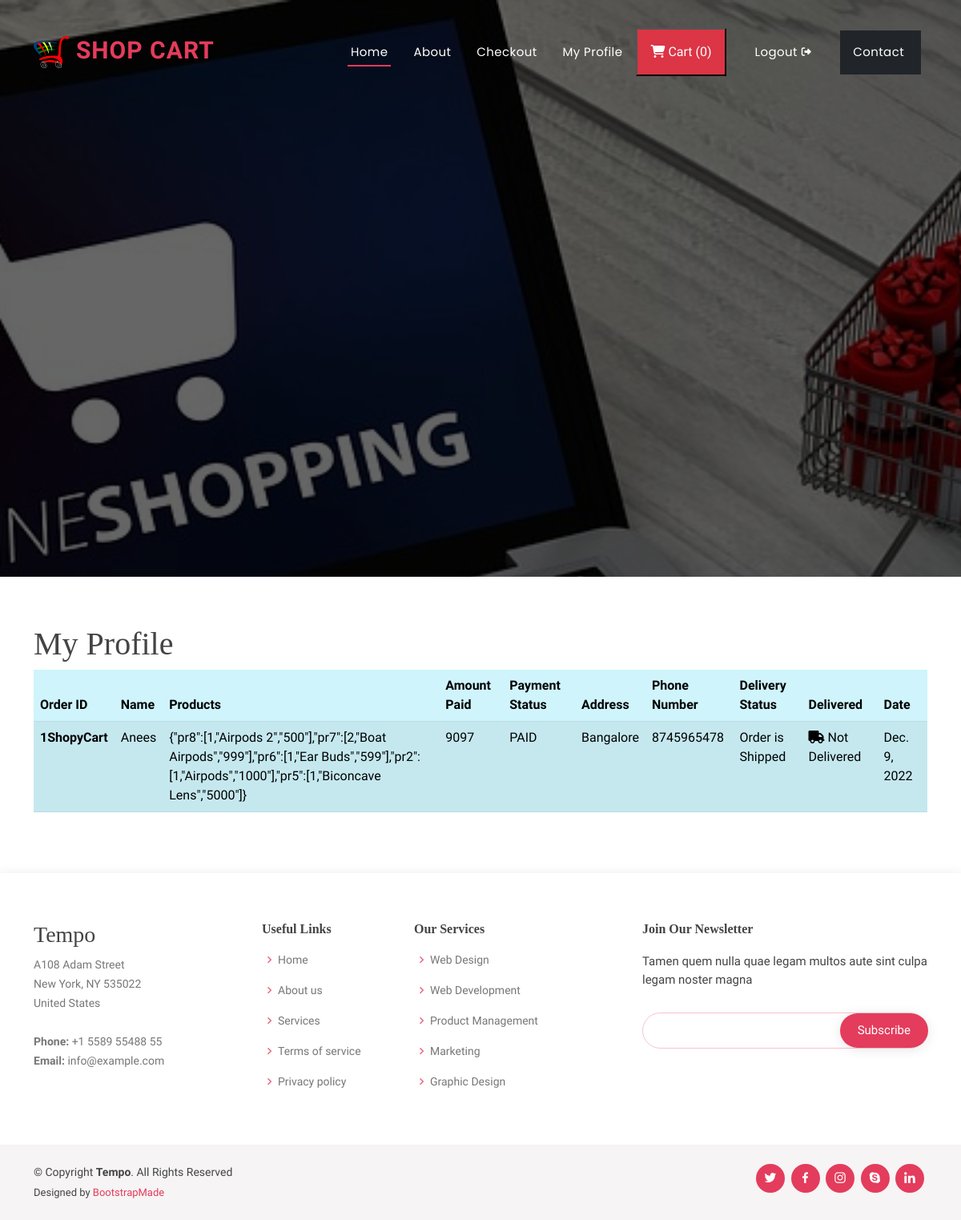
/profile (signed in), run on an earlier commit of the app's database.
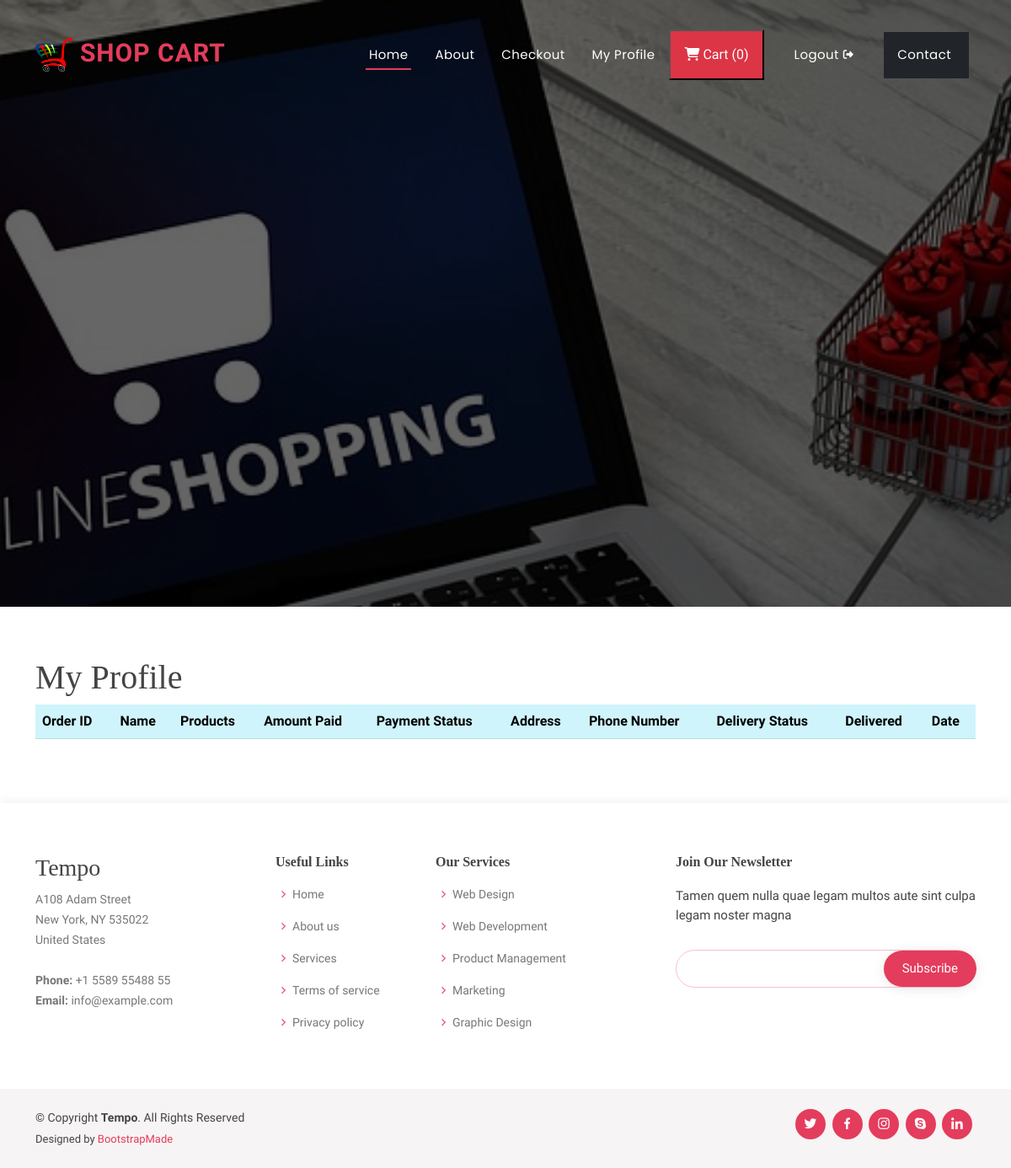
And on a later commit of the database.
### ecommerceapp/models.py (models this page shows, shortened)
class Orders(models.Model):
    order_id = models.AutoField(primary_key=True)
    items_json =  models.CharField(max_length=5000)
    amount = models.IntegerField(default=0)
    name = models.CharField(max_length=90)
    email = models.CharField(max_length=90)
    address1 = models.CharField(max_length=200)
    address2 = models.CharField(max_length=200)
    city = models.CharField(max_length=100)
    state = models.CharField(max_length=100)
    zip_code = models.CharField(max_length=100)
    oid=models.CharField(max_length=150,blank=True)
    amountpaid=models.CharField(max_length=500,blank=True,null=True)
    paymentstatus=models.CharField(max_length=20,blank=True)
    phone = models.CharField(max_length=100,default="")

class OrderUpdate(models.Model):
    update_id = models.AutoField(primary_key=True)
    order_id = models.IntegerField(default="")
    update_desc = models.CharField(max_length=5000)
    delivered=models.BooleanField(default=False)
    timestamp = models.DateField(auto_now_add=True)

### ecommerceapp/views.py (the view)
# urls.py: path('profile',views.profile,name="profile"),
def profile(request):
    if not request.user.is_authenticated:
        messages.warning(request,"Login & Try Again")
        return redirect('/auth/login')
    currentuser=request.user.username
    items=Orders.objects.filter(email=currentuser)
    status=[]
    for i in items:
        print(i.oid)
        if i.oid:
            myid=i.oid
            rid=myid.replace("ShopyCart","")
            print(rid)
            if rid:
                order_status=OrderUpdate.objects.filter(order_id=int(rid))
                for j in order_status:
                    print(j.update_desc)
                status.extend(order_status)
    context ={"items":items,"status":status}
    return render(request,"profile.html",context)

### templates/profile.html (shortened to what this page needs)
{% extends 'base.html' %}
{% block body %}
<section id="portfolio" class="portfolio">
    <div class="container">
<h1>My Profile</h1>
<table class="table table-info table-striped">
    <thead>
      <tr>
        <th scope="col">Order ID</th>
        <th scope="col">Name</th>
        <th scope="col">Products</th>
        <th scope="col">Amount Paid</th>
        <th scope="col">Payment Status</th>
        <th scope="col">Address</th>
        <th scope="col">Phone Number</th>
        <th scope="col">Delivery Status</th>
        <th scope="col">Delivered</th>
        <th scope="col">Date</th>
      </tr>
    </thead>
    <tbody>
        {% for i  in items %}
        <tr>
            <th scope="row">{{i.oid}} </th>
            <td> {{i.name}}</td>
            <td>{{i.items_json}} </td>
            <td>{{i.amount}} </td>
            <td> {{i.paymentstatus}}</td>
            <td> {{i.address1}}</td>
            <td> {{i.phone}}</td>
            {% for j in status  %}
            <td> {{j.update_desc}}</td>
            {% if j.delivered %}
            <td><i class="fa-solid fa-circle-check"></i> Delivered</td>
            {% else %}
            <td> <i class="fa-solid fa-truck"></i> Not Delivered</td>
            {% endif %}
            <td> {{j.timestamp}}</td>
            {% endfor %}
        {% endfor %}
    </tbody>
</table>
    </div>
</section>
{% endblock body %}

### templates/base.html (shortened to what this page needs)
{% load static %}
<!DOCTYPE html>
<html lang="en">
<head>
  <link href="{% static '/assets/vendor/bootstrap/css/bootstrap.min.css' %}" rel="stylesheet">
  <link href="{% static '/assets/vendor/bootstrap-icons/bootstrap-icons.css' %}" rel="stylesheet">
  <link href="{% static '/assets/vendor/boxicons/css/boxicons.min.css' %}" rel="stylesheet">
  <link href="{% static '/assets/vendor/glightbox/css/glightbox.min.css' %}" rel="stylesheet">
  <link href="{% static '/assets/vendor/remixicon/remixicon.css' %}" rel="stylesheet">
  <link href="{% static '/assets/vendor/swiper/swiper-bundle.min.css' %}" rel="stylesheet">
  <link rel="stylesheet" href="https://cdnjs.cloudflare.com/ajax/libs/font-awesome/6.2.1/css/all.min.css" />
  <link href="{% static '/assets/css/style.css' %}" rel="stylesheet">
</head>
<body>
  <header id="header" class="fixed-top ">
    <div class="container d-flex align-items-center justify-content-between">
<a href="/" class="logo"><img src="{% static 'images/logo.png' %}" alt="" class="img-fluid"> Shop Cart</a>
      <nav id="navbar" class="navbar">
        <ul>
          <li><a class="nav-link scrollto active" href="/">Home</a></li>
          <li><a class="nav-link scrollto" href="/about">About</a></li>
          <li><a class="nav-link scrollto" href="/checkout">Checkout</a></li>
          <li><a class="nav-link scrollto" href="/profile">My Profile </a></li>
          <button type="button" class="nav-link scrollto bg-danger p-3 m-2 text-white" id="popcart" data-container="body" data-toggle="popover" data-placement="bottom" data-html="true" ><i class="fa-solid fa-cart-shopping"></i>  Cart (<span id="cart">0</span>)
          </button>
          {% if request.user.is_authenticated %}
          <li><a  class="nav-link scrollto" href="/auth/logout/">Logout
          </a></li>
          {% endif %}
          <li><a class="nav-link scrollto bg-dark p-3 m-2" href="/contact">Contact </a></li>
        </ul>
      </nav>
    </div>
  </header>
  <section id="hero">
    <div class="hero-container">
    </div>
  </section>
  <main id="main">
    {% block body %}
    {% endblock body %}
  </main>
  <footer id="footer">
    <div class="footer-top">
      <div class="container">
        <div class="row">
          <div class="col-lg-3 col-md-6 footer-contact">
            <h3>Tempo</h3>
            <p>
              A108 Adam Street <br>
              New York, NY 535022<br>
              United States <br><br>
              <strong>Phone:</strong> +1 5589 55488 55<br>
              <strong>Email:</strong> info@example.com<br>
            </p>
          </div>
          <div class="col-lg-2 col-md-6 footer-links">
            <h4>Useful Links</h4>
            <ul>
              <li><i class="bx bx-chevron-right"></i> <a href="/">Home</a></li>
              <li><i class="bx bx-chevron-right"></i> <a href="/about">About us</a></li>
              <li><i class="bx bx-chevron-right"></i> <a href="#">Services</a></li>
              <li><i class="bx bx-chevron-right"></i> <a href="#">Terms of service</a></li>
              <li><i class="bx bx-chevron-right"></i> <a href="#">Privacy policy</a></li>
            </ul>
          </div>
          <div class="col-lg-3 col-md-6 footer-links">
            <h4>Our Services</h4>
            <ul>
              <li><i class="bx bx-chevron-right"></i> <a href="#">Web Design</a></li>
              <li><i class="bx bx-chevron-right"></i> <a href="#">Web Development</a></li>
              <li><i class="bx bx-chevron-right"></i> <a href="#">Product Management</a></li>
              <li><i class="bx bx-chevron-right"></i> <a href="#">Marketing</a></li>
              <li><i class="bx bx-chevron-right"></i> <a href="#">Graphic Design</a></li>
            </ul>
          </div>
          <div class="col-lg-4 col-md-6 footer-newsletter">
            <h4>Join Our Newsletter</h4>
            <p>Tamen quem nulla quae legam multos aute sint culpa legam noster magna</p>
            <form action="" method="post">
              <input type="email" name="email"><input type="submit" value="Subscribe">
            </form>
          </div>
        </div>
      </div>
    </div>
    <div class="container d-md-flex py-4">
      <div class="me-md-auto text-center text-md-start">
        <div class="copyright">
          &copy; Copyright <strong><span>Tempo</span></strong>. All Rights Reserved
        </div>
        <div class="credits">
          Designed by <a href="https://bootstrapmade.com/">BootstrapMade</a>
        </div>
      </div>
      <div class="social-links text-center text-md-right pt-3 pt-md-0">
        <a href="#" class="twitter"><i class="bx bxl-twitter"></i></a>
        <a href="#" class="facebook"><i class="bx bxl-facebook"></i></a>
        <a href="#" class="instagram"><i class="bx bxl-instagram"></i></a>
        <a href="#" class="google-plus"><i class="bx bxl-skype"></i></a>
        <a href="#" class="linkedin"><i class="bx bxl-linkedin"></i></a>
      </div>
    </div>
  </footer>
</body>
</html>

### static/assets/css/style.css (style rules this page uses)
body { font-family: "Open Sans", sans-serif; color: #444444; }
a { color: #e43c5c; text-decoration: none; }
h1, h2, h3, h4, h5, h6 { font-family: cursive; }
#header { transition: all 0.5s; z-index: 997; padding: 20px 0; }
#header .logo { font-size: 30px; margin: 0; padding: 0; line-height: 1; font-weight: 600; letter-spacing: 1px; text-transform: uppercase; }
#header .logo img { max-height: 40px; }
.navbar { padding: 0; }
.navbar ul { margin: 0; padding: 0; display: flex; list-style: none; align-items: center; }
.navbar li { position: relative; }
.navbar>ul>li { white-space: nowrap; padding: 10px 0 10px 24px; }
.navbar a, .navbar a:focus { display: flex; align-items: center; justify-content: space-between; font-family: "Poppins", sans-serif; color: #fff; font-size: 15px; padding: 0 4px; white-space: nowrap; transition: 0.3s; letter-spacing: 0.4px; position: relative; }
.navbar>ul>li>a:before { content: ""; position: absolute; width: 100%; height: 2px; bottom: -6px; left: 0; background-color: #e43c5c; visibility: hidden; transform: scaleX(0); transition: all 0.3s ease-in-out 0s; }
.navbar a:hover:before, .navbar li:hover>a:before, .navbar .active:before { visibility: visible; transform: scaleX(1); }
.navbar a:hover, .navbar .active, .navbar .active:focus, .navbar li:hover>a { color: #fff; }
#hero { width: 100%; height: 90vh; background: url("../../images/bgg.jpg") top center; background-size: cover; position: relative; }
#hero:before { content: ""; background: rgba(0, 0, 0, 0.6); position: absolute; bottom: 0; top: 0; left: 0; right: 0; }
#hero .hero-container { position: absolute; bottom: 0; top: 0; left: 0; right: 0; display: flex; justify-content: center; align-items: center; flex-direction: column; text-align: center; padding: 0 15px; }
@media (min-width: 1024px) { #hero { background-attachment: fixed; } }
section { padding: 60px 0; overflow: hidden; }
#footer { color: #444444; font-size: 14px; background: #f6f4f4; box-shadow: 0px 2px 15px rgba(0, 0, 0, 0.1); }
#footer .footer-top { padding: 60px 0 30px 0; background: #fff; }
#footer .footer-top .footer-contact { margin-bottom: 30px; }
#footer .footer-top .footer-contact p { font-size: 14px; line-height: 24px; margin-bottom: 0; font-family: "Nunito", sans-serif; color: #777777; }
#footer .footer-top h4 { font-size: 16px; font-weight: bold; color: #444444; position: relative; padding-bottom: 12px; }
#footer .footer-top .footer-links { margin-bottom: 30px; }
#footer .footer-top .footer-links ul { list-style: none; padding: 0; margin: 0; }
#footer .footer-top .footer-links ul i { padding-right: 2px; color: #ea6981; font-size: 18px; line-height: 1; }
#footer .footer-top .footer-links ul li { padding: 10px 0; display: flex; align-items: center; }
#footer .footer-top .footer-links ul li:first-child { padding-top: 0; }
#footer .footer-top .footer-links ul a { color: #777777; transition: 0.3s; display: inline-block; line-height: 1; }
#footer .footer-newsletter { font-size: 15px; }
#footer .footer-newsletter h4 { font-size: 16px; font-weight: bold; color: #444444; position: relative; padding-bottom: 12px; }
#footer .footer-newsletter form { margin-top: 30px; background: #fff; padding: 6px 10px; position: relative; border-radius: 50px; text-align: left; border: 1px solid #f7c2cc; }
#footer .footer-newsletter form input[type=email] { border: 0; padding: 4px 8px; width: calc(100% - 100px); }
#footer .footer-newsletter form input[type=submit] { position: absolute; top: 0; right: -2px; bottom: 0; border: 0; background: none; font-size: 15px; padding: 0 22px; background: #e43c5c; color: #fff; transition: 0.3s; border-radius: 50px; box-shadow: 0px 2px 15px rgba(0, 0, 0, 0.1); }
#footer .credits { padding-top: 5px; font-size: 13px; color: #444444; }
#footer .social-links a { font-size: 18px; display: inline-block; background: #e43c5c; color: #fff; line-height: 1; padding: 8px 0; margin-right: 4px; border-radius: 50%; text-align: center; width: 36px; height: 36px; transition: 0.3s; }

What changed in the data, as far as the page shows it:
removed Orders: oid "1ShopyCart", name "Anees", items_json "{\"pr8\":[1,\"Airpods 2\",\"500\"],\"pr7\":[2,\"Boat Airpods\",\"999\"],\"pr6\":[1,\"Ear Buds\",\"599\"],\"pr2\":[1,\"Airpods\",\"1000\"],\"pr5\":[1,\"Biconcave Lens\",\"5000\"]}", amount "9097", paymentstatus "PAID", address1 "Bangalore", phone "8745965478"
no longer on this page (row unchanged): OrderUpdate: update_desc "Order is Shipped", delivered False (drawn), timestamp "Dec. 9, 2022"
